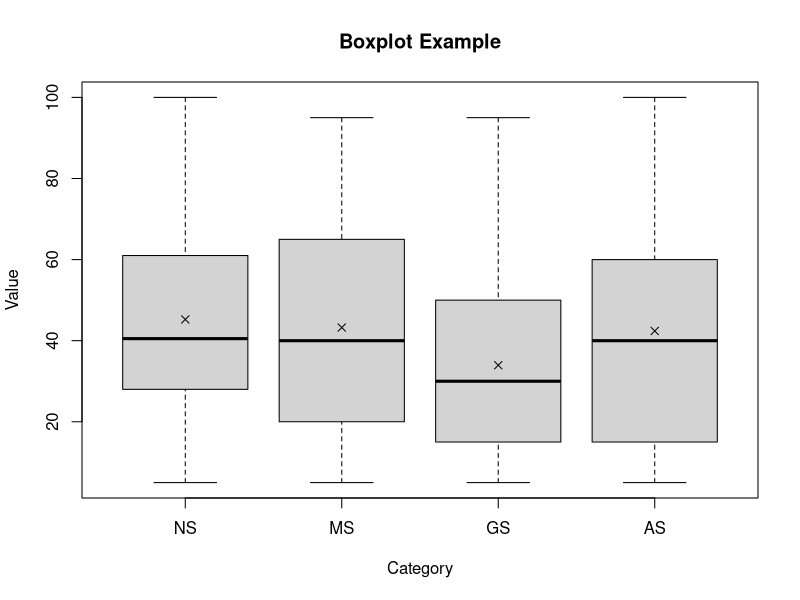
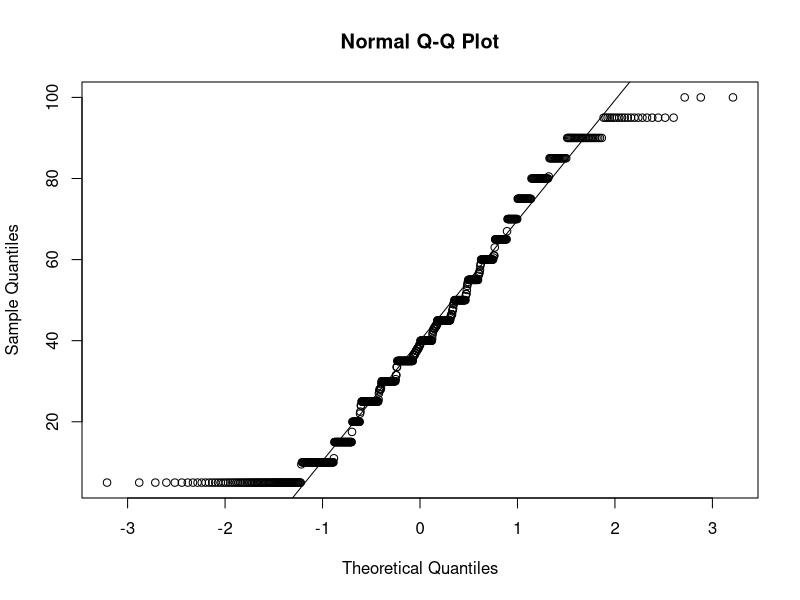

Reproduce these figures in R, in order. (Note: this script raises an error after producing the figures.)
## ---- chunk 1
# library
library(ggplot2)
library(dplyr)
library(broom)
library(tidyr)
library(stats)

coloring = c("#ffbd67", "#f6dbb8","#94d8e0","#537b7f")
fontsize = 14
dodge = .75
## ---- chunk 2
data=read.csv('csv/nasa_tlx.csv', sep=",")
condition_order <- c("NS", "MS", "GS", "AS")
param_order <- c("Mental", "Physical", "Temporal", "Performance", "Effort", "Frustration", "Overall")
df <- data %>%
  gather(key = "conditions", value = "scores", NS:AS) %>%
  mutate(conditions = factor(conditions, levels = condition_order)) %>%
  mutate(params = factor(params, levels = param_order))

# Assuming df is your data frame
summary_df <- df %>%
  group_by(conditions) %>%
  summarise(min = min(scores),
            lq = quantile(scores, 0.25),
            hq = quantile(scores, 0.75),
            max = max(scores),
            mean = mean(scores),
            median = median(scores),
            sd = sd(scores))

# Print the summary
print(summary_df)

boxplot(scores ~ conditions, data = df, 
        main = "Boxplot Example",
        xlab = "Category",
        ylab = "Value")
# Calculate mean for each category
means <- aggregate(scores ~ conditions, data = df, mean)

# Add mean points
points(x = as.numeric(means$conditions), y = means$scores, pch = 4)
## ---- chunk 3
data=read.csv('csv/nasa_tlx.csv', sep=",")
condition_order <- c("NS", "MS", "GS", "AS")
df <- data %>%
  gather(key = "conditions", value = "scores", NS:AS) %>%
  mutate(conditions = factor(conditions, levels = condition_order))
result<-shapiro.test(df$scores)

print(paste("Test Statistic (W):", result$statistic, "p=", result$p.value))
print(if (result$p.value > 0.05) "The data follows a normal distribution." else "The data does not follow a normal distribution.")

qqnorm(df$scores)
qqline(df$scores)
## ---- chunk 4

stat.test <- df %>% 
  group_by(params) %>% 
  wilcox_test(scores~conditions, p.adjust.method = 'BH') %>%
  add_significance("p") %>%
  add_xy_position(x = "params")

bp <- ggbarplot(df, x = "params", y = "scores",
                fill = "conditions", palette = coloring,
                add = "mean_ci", add.params = list(group = "conditions"),
                position = position_dodge(1.15*dodge)) +
      theme_bw() +
      ylim(0, 100)

bp + stat_pvalue_manual(
  stat.test, x = "params",
  hide.ns = TRUE,
  label = "p = {p.adj}",
) +
  theme(axis.line = element_blank(),
        axis.title.x=element_blank(),
        axis.title.y=element_blank(),
        axis.text.x = element_text(color="black", size=fontsize),
        axis.text.y = element_text(color="black", size=fontsize),
        text = element_text(size=fontsize),
        strip.background = element_blank(),
        plot.background = element_blank(),
        plot.margin = unit(c(0.005, .025, 0, 0), "null"),
        panel.border = element_blank(),
        panel.spacing = unit(c(0, 0, 0, 0), "null"),
        legend.position="bottom",
        legend.direction = "horizontal",
        legend.justification = c("center", "top"),
        legend.title=element_blank(),
        legend.text=element_text(size=fontsize),
        legend.box.just = "right",
        legend.box.background = element_blank())

# saving the final figure
ggsave("out/rtlx.pdf", width = 12, height = 6, dpi = 1000)
## ---- chunk 5
stat.test <- df %>% 
  group_by(params) %>% 
  wilcox_test(scores~conditions, p.adjust.method = 'BH') %>%
  add_significance("p") %>%
  add_xy_position(x = "params")

bxp <- ggplot(df, aes(x = params, y = scores)) + 
  stat_boxplot(aes(fill = conditions), geom = "errorbar", width = 0.2, position = position_dodge(dodge)) +
  geom_boxplot(aes(fill = conditions), width = dodge, coef = 0, outlier.alpha = 0, show.legend = F) +
  stat_summary(aes(fill = conditions), fun.y = mean, 
               geom= "point", shape = 4, size = 2, colour= "black", 
               position = position_dodge(width = dodge)) +
  stat_summary(aes(fill = conditions), fun = median,
               geom = "crossbar", fatten = .1, width = .9*dodge, color = "black",
               position = position_dodge(width = dodge)) +
  labs(x = NULL, y = NULL) + 
  theme_bw()

bxp + stat_pvalue_manual(stat.test, label = 'p.signif', hide.ns = TRUE, tip.length = 0.02) + 
  scale_fill_manual(name= "conditions", values = coloring) +
  scale_color_manual(name = "conditions", values = coloring) +
  # scale_y_continuous(minor_breaks = seq(0, 8, 1), breaks = seq(1, 8.1, by=1), limits=c(1, 8.1)) + 
  theme(
    axis.line = element_blank(),
    axis.title.x=element_blank(),
    axis.title.y=element_blank(),
    axis.text.x = element_text(color="black", size=fontsize),
    axis.text.y = element_text(color="black", size=fontsize),
    text = element_text(size=fontsize),
    strip.background = element_blank(),
    plot.background = element_blank(),
    plot.margin = unit(c(0.005, .025, 0, 0), "null"),
    panel.border = element_blank(),
    panel.spacing = unit(c(0, 0, 0, 0), "null"),
    legend.position="bottom",
    legend.direction = "horizontal",
    legend.justification = c("center", "top"),
    legend.title=element_blank(),
    legend.text=element_text(size=fontsize),
    legend.box.just = "right",
    legend.box.background = element_blank()
  )

# saving the final figure
ggsave("out/rtlx.pdf", width = 10, height = 4, dpi = 1000)
  
## ---- chunk 6

data=read.csv('csv/TaskCompletionTime.csv', sep=",")
df <- data %>%
  pivot_longer(
    cols = starts_with("task"),
    names_to = "task",
    values_to = "time"
  ) %>%
  arrange(conditions, task)

# Assuming df is your data frame
summary_df <- df %>%
  group_by(conditions) %>%
  summarise(min = min(time),
            max = max(time),
            mean = mean(time),
            median = median(time),
            sd = sd(time))

# Print the summary
print(summary_df)


condition_order <- c("NS", "MS", "GS", "AS")
df$conditions <- factor(df$conditions, levels = condition_order)
boxplot(time ~ conditions, data = df, 
        main = "Boxplot Example",
        xlab = "Category",
        ylab = "Value")
# Calculate mean for each category
means <- aggregate(time ~ conditions, data = df, mean)

# Add mean points
points(x = as.numeric(means$conditions), y = means$time, pch = 4)
## ---- chunk 7
model <- aov_4(time ~ conditions + (conditions|group), type= 3, data = df)
summary(model)

print('# Perform repeated measures ANOVA with nice()')
modelnice <- nice(model, intercept = TRUE, correction = "GG")

print(modelnice) # ges: generalized eta-squared, measure of effect size indicating the proportion of variance explained by the independent variable.

emmip(model, ~conditions, CIs = TRUE)
## ---- chunk 8
posthoc <- emmeans(model, specs = pairwise ~ conditions, model = "multivariate", adjust = "tukey")
posthoc$emmeans
posthoc$contrasts
## ---- chunk 9
new_data <- fitted(model, append = TRUE)
residual_data <- residuals(model, append = TRUE)
new_data$.residuals <- residual_data$.residuals
head(new_data, 20)

describe(new_data$.residuals, type=1)

shapiro.test(new_data$.residuals)

resid_auxpanel(residuals=new_data$.residuals, predicted=new_data$.fitted, smoother = TRUE, qqbands=TRUE, 
               plots=c('resid', 'qq', 'index', 'hist'))
## ---- chunk 10

# stat.test <- df %>% 
#   t_test(sus_score~conditions, p.adjust.method = 'bonferroni') %>%
#   add_significance("p") %>%
#   add_xy_position(x = "conditions")

tukey <- df %>% 
  tukey_hsd(time ~ conditions) %>% 
  add_significance() %>% 
  add_xy_position()

bxp <- ggplot(df, aes(x = conditions, y = time)) + 
  stat_boxplot(aes(fill = conditions), geom = "errorbar", width = 0.25, position = position_dodge(dodge)) +
  geom_boxplot(aes(fill = conditions), width = dodge, coef = 0, outlier.alpha = 0, show.legend = F) +
  stat_summary(aes(fill = conditions), fun.y = mean, 
               geom= "point", shape = 4, size = 5, colour= "black", 
               position = position_dodge(width = dodge)) +
  stat_summary(aes(fill = conditions), fun = median,
               geom = "crossbar", fatten = 0, width = .9*dodge, color = "black",
               position = position_dodge(width = dodge)) +
  labs(x = NULL, y = NULL) + 
  theme_bw()

bxp + 
  # stat_pvalue_manual(stat.test, label = 'p.signif', hide.ns = TRUE, tip.length = 0.02) + 
  stat_pvalue_manual(tukey, hide.ns = T) +
  scale_fill_manual(name= "conditions", values = coloring) +
  scale_color_manual(name = "conditions", values = coloring) +
  theme(
    axis.line = element_blank(),
    axis.title.x=element_blank(),
    axis.title.y=element_blank(),
    axis.text.x = element_text(color="black", size=fontsize),
    axis.text.y = element_text(color="black", size=fontsize),
    text = element_text(size=fontsize),
    strip.background = element_blank(),
    plot.background = element_blank(),
    plot.margin = unit(c(0.015, .025, 0, 0), "null"),
    panel.border = element_blank(),
    panel.spacing = unit(c(0, 0, 0, 0), "null"),
    legend.position="bottom",
    legend.direction = "horizontal",
    legend.justification = c("center", "top"),
    legend.key.size = unit(1, "cm"),
    legend.title=element_blank(),
    legend.text=element_text(size=fontsize),
    legend.box.just = "right",
    legend.box.background = element_blank()
  )
# saving the final figure
ggsave("out/TaskCompletionTime.pdf", width = 8, height = 6, dpi = 1000)
## ---- chunk 11
# One-Way ANOVA
model <- aov(time ~ task, data = completion_times)
anova_table <- anova(model)
F_val <- anova_table$F[1]
df1 <- anova_table$Df[1]
df2 <- anova_table$Df[2]

# print the results
summary(model)
cat("F(", df1, ", ", df2, ") = ", F_val, "\n")
## ---- chunk 12
bartlett_test <- bartlett.test(time ~ task, data = completion_times)

# Create a data frame to store the test results
test_results <- data.frame(
  statistic = bartlett_test$statistic,
  p.value = bartlett_test$p.value,
  parameter = bartlett_test$parameter
)
test_results
## ---- chunk 13
# Create a string
my_string <- paste(
  "Bartlett's K-squared = ", bartlett_test$statistic, 
  ", df=", bartlett_test$parameter, 
  ", p-value =", bartlett_test$p.value, 
  ", Sigf = ", bartlett_test$p.value < 0.05,
  ", F-stats: ", capture.output(cat("F(", df1, ", ", df2, ") = ", F_val, "\n")))
bartlett_stats <- data.frame(my_string)
bartlett_stats

## ---- chunk 14
write.csv(task_stats, file = "out/task_stats.csv", row.names = FALSE)
write.csv(bartlett_stats, file = "out/task_f_bartlett.csv", row.names = FALSE)
write.csv(summary_data, file = "out/summary_data.csv", row.names = FALSE)
